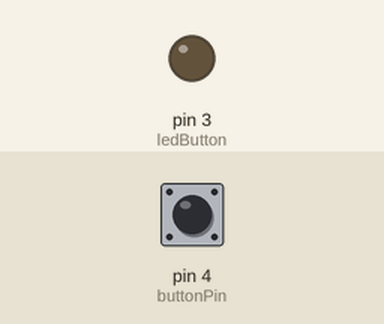
Simulated run of this sketch. Board: Arduino Uno, built with avr-gcc and run on an emulated ATmega328P. On the bench: output pins drawn as LEDs (lit = HIGH). The test bench sets the inputs (shaded band); at power-on: pin 4 (buttonPin) HIGH.

Above: at 1.2 s.
1.3 s: pin 4 (buttonPin) pulsed LOW 2 times (0.12 s each, 0.3 s apart)
At 3.0 s:
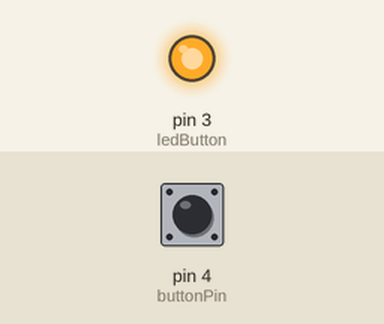
Timing chart, 0 to 4.5 s (numbered marks = the images above; inputs shaded):
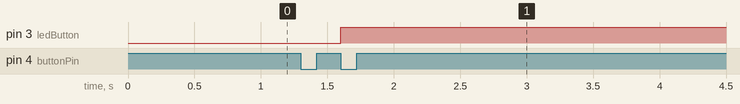

Measured:
- after the input at 1.3 s, pin 3 (ledButton): LOW → HIGH after 0.30 s

The sketch:

LABA1_2.ino
```cpp
int buttonPin = 4;
int count = 0;
int lastButtonState = HIGH;
int ledButton = 3;
const unsigned long doubleClickTime = 400;
unsigned long lastPressTime = 0;
bool ledState = false;

void setup()
{
  pinMode(buttonPin, INPUT_PULLUP);
  pinMode(ledButton, OUTPUT);
  Serial.begin(9600);
}

void loop()
{
  int buttonState = digitalRead(buttonPin);
  if (millis() - lastPressTime > doubleClickTime && count == 1)
  {
    count = 0;
  }

if (buttonState == LOW && lastButtonState == HIGH)
{
  count ++;
  if (count == 1)
  {
    lastPressTime = millis();
  }
  else if (count == 2)
  {
    if (millis() - lastPressTime < doubleClickTime)
    {
      ledState = !ledState;
      digitalWrite(ledButton, ledState);
      count = 0;
    }
  }

}
  lastButtonState = buttonState;
}
```
